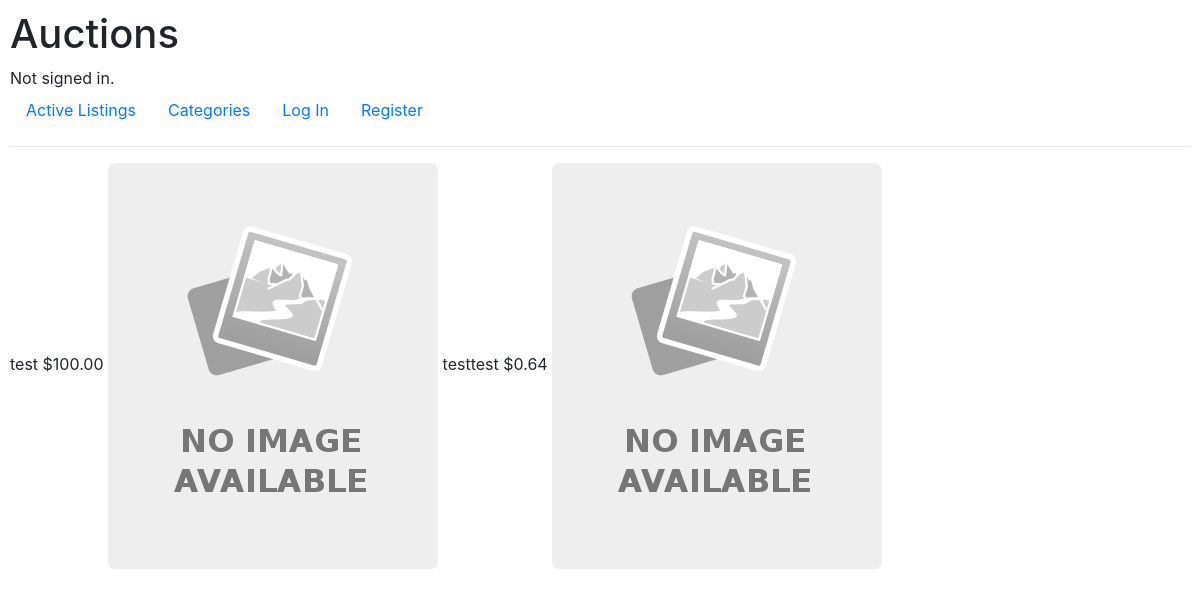
The app's page /category/cat, older data.
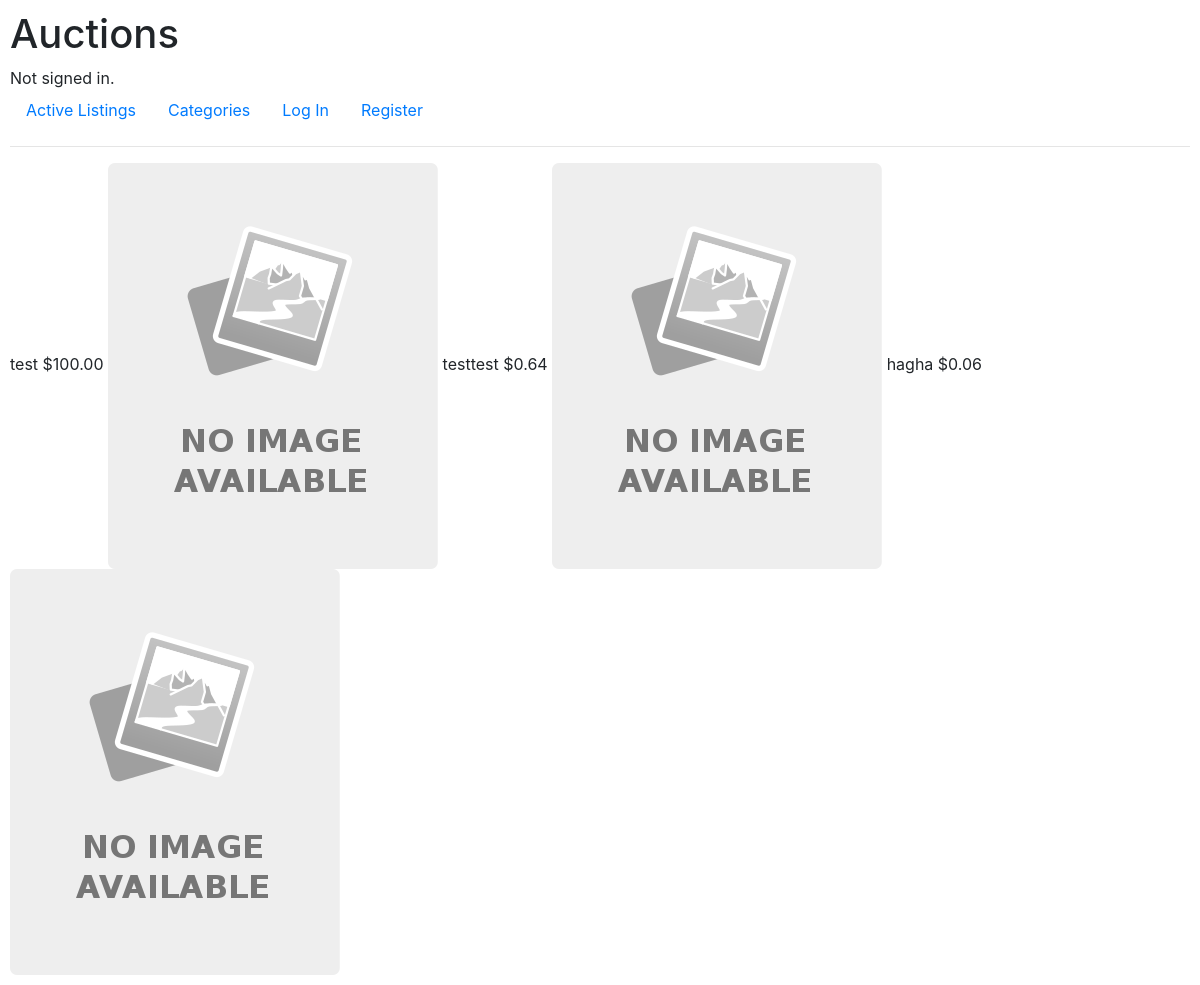
The same page, newer data.
### auctions/models.py (models this page shows, shortened)
class Listing(models.Model):
    item_name = models.CharField(max_length=128)
    item_description = models.TextField()
    starting_price = models.DecimalField(decimal_places=2, max_digits=8, validators=[MinValueValidator(0.01)])
    image = models.ImageField(upload_to="", blank=True, default="noimage.svg.png")
    image_url = models.URLField(blank=True)
    category = models.ForeignKey(Category, on_delete=models.CASCADE, related_name="listings")
    user = models.ForeignKey(User, on_delete=models.CASCADE, related_name="listings")
    active = models.BooleanField(default=True)

### auctions/views.py (the view)
# urls.py: path("category/<str:category>", views.category_list, name="category"),
def category_list(request, category):
    try:
        category_name = Category.objects.get(category=category)
        auctions = Listing.objects.all().filter(category=category_name)
    except:
        return render(request, "auctions/no_auction.html")
    return render(
        request, "auctions/category.html", {"auctions": auctions, "category": category}
    )

### auctions/templates/auctions/category.html (shortened to what this page needs)
{% extends "auctions/layout.html" %}
{% block body %}
    {% for auction in auctions %}
    {{ auction.item_name }}
    ${{ auction.starting_price }}
<img src="{{auction.image.url}}" alt="">
    {% endfor %}
{% endblock %}

Row changes from the older to the newer data that the page shows:
added Listing: item_name "hagha", starting_price "0.06", image (placeholder picture)
